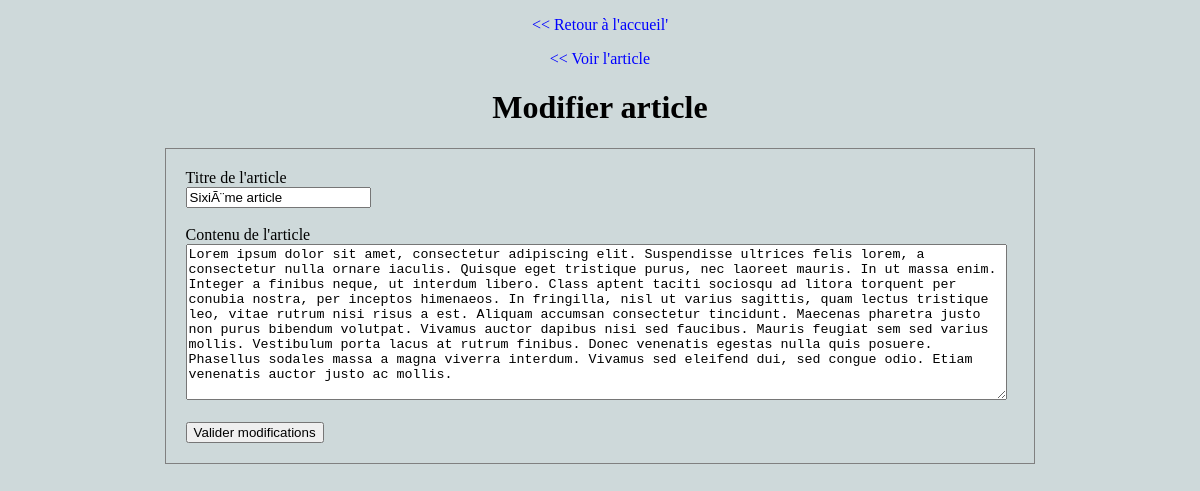
Screenshot of /tp-blog-MVC/index.php?action=afficherModificationArticle&id_article=7 (signed in) with the database file from the repository.
### tables this page shows
CREATE TABLE articles
(
  id            TINYINT(1)    UNSIGNED NOT NULL AUTO_INCREMENT,    
  titre         VARCHAR(50)   NOT NULL,                            
  contenu       TEXT          NOT NULL,                            
  date_creation DATETIME      NOT NULL DEFAULT CURRENT_TIMESTAMP,  
	
  PRIMARY KEY (id) 
	
);

### tp-blog-MVC/controller/controller.php (called while the page is built, shortened)
<?php
require('model/modele.php');
function afficherModificationArticle($id_article)
{
    $article = recupererUnArticle($id_article);
    $titre_article = $article['titre'];
    $contenu_article = $article['contenu'];
    require('view/afficher-modification-article.php');
}

### tp-blog-MVC/model/modele.php (called while the page is built, shortened)
<?php
function recupererUnArticle($id_article)
{
    $id_article = htmlspecialchars($_GET['id_article']);
    $id_article = (int)$id_article;
    $bdd = connecterBdd();
    $sql ='SELECT id, titre, contenu, DATE_FORMAT(date_creation,  \'%d/%m/%Y\') AS date_creation_fr FROM articles WHERE id = ?';
    $req = $bdd->prepare($sql);
    $req->execute(array($id_article));
    $article = $req->fetch();
    return $article;
}
function connecterBdd()
{
    $dsn = 'mysql:host=localhost;dbname=tp_blog';
    $username = 'root';
    $password = '';
    try
    {
        $bdd = new PDO($dsn, $username, $password,array(PDO::ATTR_ERRMODE => PDO::ERRMODE_EXCEPTION));
        return $bdd;
    }
    catch(Exception $e)
    {
        die('Erreur : '.$e->getMessage());
    }
}

### tp-blog-MVC/view/afficher-modification-article.php (the view, shortened to what this page needs)
<!DOCTYPE html>
<html lang="en">
<head>
    <link rel="stylesheet" href="style.css">
</head>
<body>
    <p style="text-align: center;"><a href="index.php"><< Retour à l'accueil'</a></p>
    <p style="text-align: center;"><a href="index.php?action=afficherArticle&id_article=<?=$id_article;?>"><< Voir l'article</a></p>
    <h1>Modifier article</h1>
    <section class="bloc center padding">
        <form action="index.php?action=modifierArticle" method="post">
            <label for="titre">Titre de l'article</label><br>
            <input type="text" id="titre" name="titre" value="<?=$titre_article;?>"><br><br>
            <label for="contenu">Contenu de l'article</label><br>
            <textarea id="contenu" name="contenu" rows="10" cols="100"><?=$contenu_article;?></textarea><br><br>
            <input type="submit" value="Valider modifications">
        </form>
    </section>
</body>

### tp-blog-MVC/style.css (style rules this page uses)
body { background-color: #ced9da; }
h1, h3 { text-align:center; }
.center { width:70%; margin:auto; }
.padding { padding:20px; }
.bloc { border: 1px solid grey; margin-bottom: 5px; }
a { text-decoration: none; color: blue; }

### rows the page displays
articles: titre "SixiÃ¨me article", contenu "Lorem ipsum dolor sit amet, consectetur adipiscing elit. Suspendisse ultrices felis lorem, a consectetur nulla ornare iaculis. Quisque eget tristique purus, nec laoreet mauris. In ut massa enim. Integer a finibus neque, ut interdum libero. Class aptent taciti sociosqu ad litora torquent per conubia nostra, per inceptos himenaeos. In fringilla, nisl ut varius sagittis, quam lectus tristique leo, vitae rutrum nisi risus a est. Aliquam accumsan consectetur tincidunt. Maecenas pharetra justo non purus bibendum volutpat. Vivamus auctor dapibus nisi sed faucibus. Mauris feugiat sem sed varius mollis. Vestibulum porta lacus at rutrum finibus. Donec venenatis egestas nulla quis posuere. Phasellus…"
